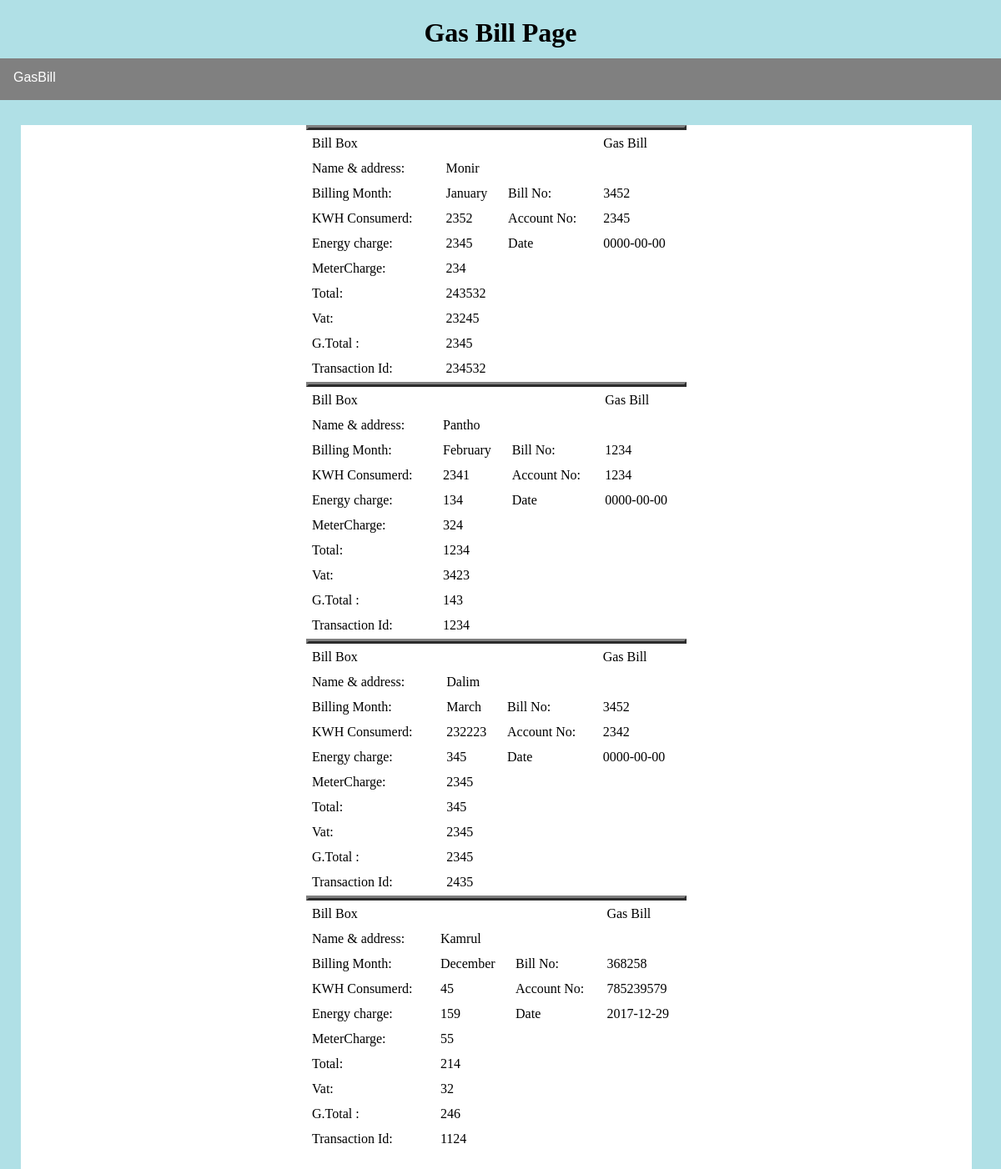
The app's page /Try/admin/GasBill/gasbillpage.php with its own data.
### tables this page shows
CREATE TABLE `gas` (
  `id` tinyint(4) NOT NULL,
  `name_address` varchar(50) NOT NULL,
  `billing_month` varchar(50) NOT NULL,
  `bill_no` int(50) NOT NULL,
  `consumption` varchar(50) NOT NULL,
  `account_no` int(50) NOT NULL,
  `energy_charge` int(12) NOT NULL,
  `others` int(50) NOT NULL,
  `total_bill` int(50) NOT NULL,
  `due_bill` int(50) NOT NULL,
  `biil_payafterduedate` int(50) NOT NULL,
  `tansaction_id` int(50) NOT NULL,
  `submitt_date` date NOT NULL
);

### Try/admin/GasBill/gasbillpage.php (the view, shortened to what this page needs)
<!DOCTYPE HTML>
<html>
<head>
</head>
<body style="background-color:powderblue;">
<center>
<div id="header">
  <h1> Gas Bill Page </h1>
</div>
  <div id="menu">
    <div class="topnav">
    <div class="dropdown">
    <button class="dropbtn">GasBill
    </button>
  </div>
</div>
  </div>
<div id="cont">
<?php
include("config.php");
$sql = "SELECT * FROM gas ";
$result=mysqli_query($myConnection,$sql);
while($row=mysqli_fetch_array($result) ) {
$nameadd= $row['name_address'];
$billmonth= $row['billing_month'];
$billno= $row['bill_no'];
$consumption= $row['consumption'];
$accountno= $row['account_no'];
$energycharge= $row['energy_charge'];
$other= $row['others'];
$totalbill= $row['total_bill'];
$duebill= $row['due_bill'];
$dateafterpay= $row['biil_payafterduedate'];
$transaction= $row['tansaction_id'];
$date= $row['submitt_date'];
echo'<table  width="40%"  border="3px">
<table border="0px" width="40%">
<form id="electricity" name="cusinfo" method="post" action="inserteGasbilltable.php";>
  <tr >
    <td>Bill Box </td><td></td><td></td><td>Gas Bill </td>
     </tr>
<tr>
    <td colspan="0">Name & address:</td><td> '.$nameadd.' </td><td></td><td></td>
</tr>
<tr>
<td>Billing Month: </td><td>'.$billmonth.'</td> <td>Bill No:</td><td>'.$billno.'</td>
</tr>
<tr>
<td>KWH Consumerd:</td><td>'.$consumption.' </td><td>Account No:</td> <td>'.$accountno.'
</td>
    </tr>
 <tr>
      <td>Energy charge: </td><td>'.$energycharge.'</td><td>Date</td><td>'.$date.'</td>
</tr>
<tr>
    <td>MeterCharge:</td><td>'.$other.'</td>
     <td></td><td></td>
     </tr>
<tr>
<td>Total:</td><td>'.$totalbill.'</td>
<td></td><td></td>
</tr>
<tr>
 <td>Vat:</td><td>'.$duebill.' </td>
 <td></td><td></td>
</tr>
<tr>
 <td>G.Total :</td><td>'.$dateafterpay.' </td>
 <td></td><td></td>
</tr>
   <tr>
    <td>Transaction Id:</td><td>'.$transaction.' </td>
 <td>
    </td><td></td>
</tr>
  </form>
</table>';
}
?>
</div>
</center>
 </body>
</html>

### Try/admin/GasBill/gasbillpage.php (style rules this page uses)
#header { width:100%; height: 70px; top: 0px; position: absolute; left: 0px; border: 0px ; }
#menu { width:100%; height: 50px; background-color: gray; top: 70px; position: absolute; left: 0px; border: 0px solid; }
.topnav { overflow: hidden; background-color:gray; }
.dropdown { float: left; overflow: hidden; }
.dropdown .dropbtn { font-size: 16px; border: none; outline: none; color: white; padding: 14px 16px; background-color: inherit; }
#cont { height: 10000px; background-color: white; left: 25px; width:95%; top: 150px; position: absolute; }
#th, td { padding: 5px; text-align: left; }

### records on screen
gas: name_address "Monir", billing_month "January", bill_no "3452", consumption "2352", account_no "2345", energy_charge "2345", submitt_date "0000-00-00", others "234", total_bill "243532", due_bill "23245", biil_payafterduedate "2345", tansaction "234532"
gas: name_address "Pantho", billing_month "February", bill_no "1234", consumption "2341", account_no "1234", energy_charge "134", submitt_date "0000-00-00", others "324", total_bill "1234", due_bill "3423", biil_payafterduedate "143", tansaction "1234"
gas: name_address "Dalim", billing_month "March", bill_no "3452", consumption "232223", account_no "2342", energy_charge "345", submitt_date "0000-00-00", others "2345", total_bill "345", due_bill "2345", biil_payafterduedate "2345", tansaction "2435"
gas: name_address "Kamrul", billing_month "December", bill_no "368258", consumption "45", account_no "785239579", energy_charge "159", submitt_date "2017-12-29", others "55", total_bill "214", due_bill "32", biil_payafterduedate "246", tansaction "1124"
